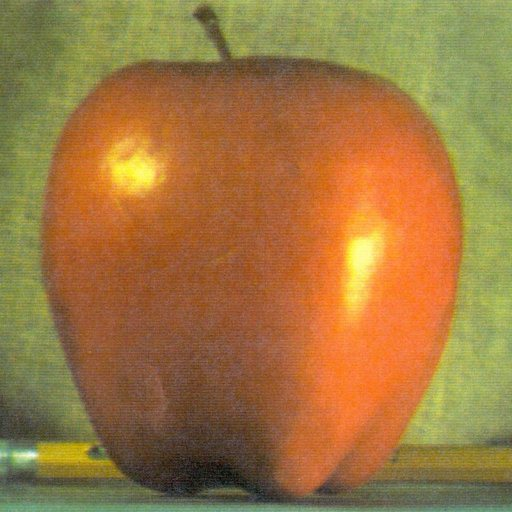
%> input picture fruitBlend/apple.jpg, 512 x 512 px
$ octave blendTwoImages.m   (GNU Octave 9; MATLAB toolbox functions it lacks are replaced by stand-ins)
%> lines starting %> are read from the running program, lines starting %| are printed output that depends on the picture
### fruitBlend/createGaussianPyramid.m
function [ pyramid ] = createGaussianPyramid( image, levels )

pyramid  = cell(levels, 1);
pyramid{1} = image;
for i = 2:levels
    pyramid{i} = impyramid(pyramid{i-1}, 'reduce');
end

end

### fruitBlend/createLaplacianPyramid.m
function [ laplacianPyramid ] = createLaplacianPyramid( gaussianPyramid )
    d = size(gaussianPyramid,1);

    laplacianPyramid  = cell(d, 1);

    for i = 1 : d -1
        oldPyramid = impyramid(gaussianPyramid{i+1}, 'expand');
        sizeCurrent = size(gaussianPyramid{i},1);
        oldPyramid = [oldPyramid , oldPyramid(1:sizeCurrent-1, sizeCurrent-1)];
        oldPyramid = [oldPyramid  ; oldPyramid(sizeCurrent-1, :)];
        laplacianPyramid{i} = gaussianPyramid{i} -  oldPyramid;%imresize(gaussianPyramid{i+1}, 2);
    end
    laplacianPyramid{d} = gaussianPyramid{d};

end

### fruitBlend/blend.m
function [ blendedPyramid ] = blend(lap1, lap2, gaus1 )

    d = size(gaus1,1);

    blendedPyramid  = cell(d, 1);

    for i = 1:d
        normalizedGaus = gaus1{i}./255.0;
        p1 = times(normalizedGaus, lap1{i});
        p2 = times(1 - normalizedGaus, lap2{i});
        blendedPyramid{i} = p1 + p2;
    end

end

### fruitBlend/collapsedPyramid.m
function [ finalImage ] = collapsedPyramid( lap )

    d = size(lap,1);

    for i = 1 : d-1
        index = d - i + 1;
        biggerPIndex = index - 1;
        oldPyramid = impyramid(lap{index}, 'expand');
        sizeCurrent = size(lap{index-1},1);
        oldPyramid = [oldPyramid , oldPyramid(1:sizeCurrent-1, sizeCurrent-1)];
        oldPyramid = [oldPyramid  ; oldPyramid(sizeCurrent-1, :)];
        lap{biggerPIndex} = lap{biggerPIndex} +  oldPyramid;%imresize(gaussianPyramid{i+1}, 2);
    end

    finalImage = lap{1};


end

### fruitBlend/blendTwoImages.m
clear all; clc; close all;

apple =  imread('apple.jpg');
%> apple is the input picture: size 512x512x3 uint8; mean R, G, B 159.1, 119.7, 64.8
orange =  imread('orange.jpg');
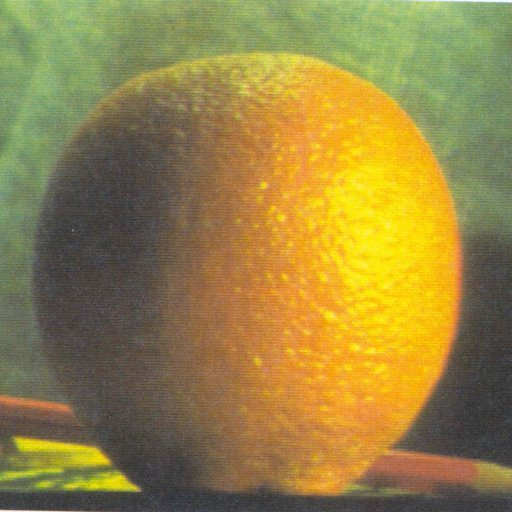
%> input picture fruitBlend/orange.jpg, 512 x 512 px
%> orange is the input picture: size 512x512x3 uint8; mean R, G, B 150.2, 131.8, 69.2

mask = imread('mask512.jpg');
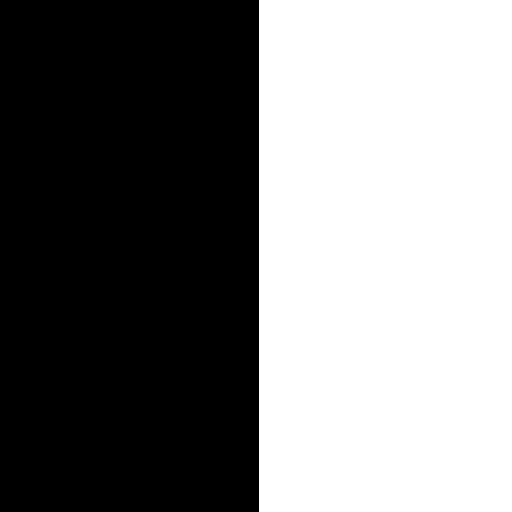
%> input picture fruitBlend/mask512.jpg, 512 x 512 px
%> mask is the input picture: size 512x512x3 uint8; min 0, max 255, mean 126

d = 6;

%RED
redApple = apple(:,:,1);
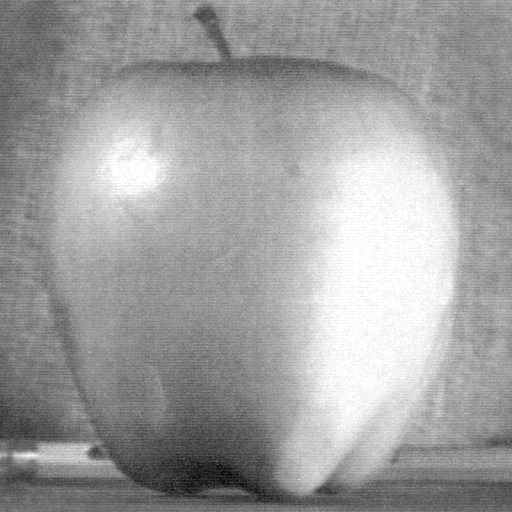
%> redApple: size 512x512 uint8; min 7, max 255, mean 159.1
redAppleGPyramid = createGaussianPyramid(redApple, d);
%> after the loop in createGaussianPyramid, `for i = 2:levels`: pyramid = 6 items
%> redAppleGPyramid = 6 items
[ redAppleLPyramid ] = createLaplacianPyramid( redAppleGPyramid );
%> in createLaplacianPyramid, `d = size(gaussianPyramid,1);`: d = 6
%> in createLaplacianPyramid, `laplacianPyramid  = cell(d, 1);`: laplacianPyramid = {[], [], [], [], [], []}
%> the loop in createLaplacianPyramid, `for i = 1 : d -1` made 5 passes
%> sizeCurrent on passes 1 to 5: 512, 256, 128, 64, 32
%> after the loop in createLaplacianPyramid, `for i = 1 : d -1`: laplacianPyramid = 6 items
%> redAppleLPyramid = 6 items

redOrange = orange(:,:,1);
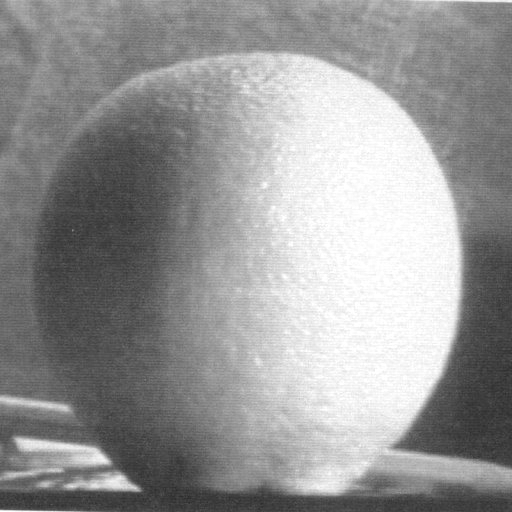
%> redOrange: size 512x512 uint8; min 43, max 255, mean 150.2
redOrangeGPyramid = createGaussianPyramid(redOrange, d);
%> redOrangeGPyramid = 6 items
[ redOrangeLPyramid ] = createLaplacianPyramid( redOrangeGPyramid );
%> the loop in createLaplacianPyramid (call 2), `for i = 1 : d -1` made 5 passes
%> redOrangeLPyramid = 6 items

redMask = mask(:,:,1);
redMaskGPyramid = createGaussianPyramid(redMask, d);
%> redMaskGPyramid = 6 items

[ blendedPyramidR ] = blend(redOrangeLPyramid, redAppleLPyramid, redMaskGPyramid );
%> in blend, `blendedPyramid  = cell(d, 1);`: blendedPyramid = {[], [], [], [], [], []}
%> the loop in blend, `for i = 1:d` made 6 passes
%> after the loop in blend, `for i = 1:d`: blendedPyramid = 6 items
%> blendedPyramidR = 6 items

[ finalImageR ] = collapsedPyramid( blendedPyramidR );
%> the loop in collapsedPyramid, `for i = 1 : d-1` made 5 passes
%> (index, biggerPIndex, sizeCurrent) on passes 1 to 5: (6, 5, 32), (5, 4, 64), (4, 3, 128), (3, 2, 256), (2, 1, 512)

%GREEN
greenApple = apple(:,:,2);
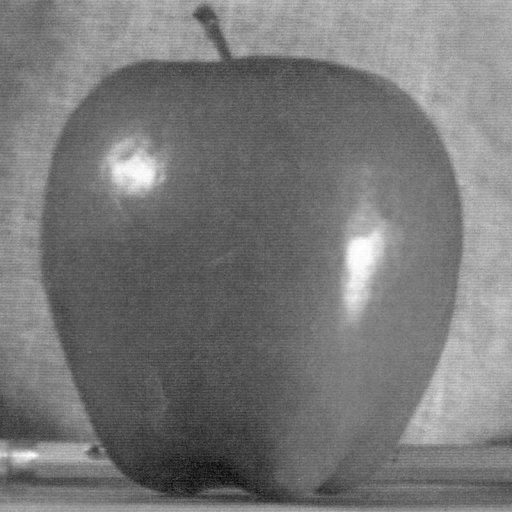
%> greenApple: size 512x512 uint8; min 5, max 255, mean 119.7
greenAppleGPyramid = createGaussianPyramid(greenApple, d);
%> greenAppleGPyramid = 6 items
[ greenAppleLPyramid ] = createLaplacianPyramid( greenAppleGPyramid );
%> greenAppleLPyramid = 6 items

greenOrange = orange(:,:,2);
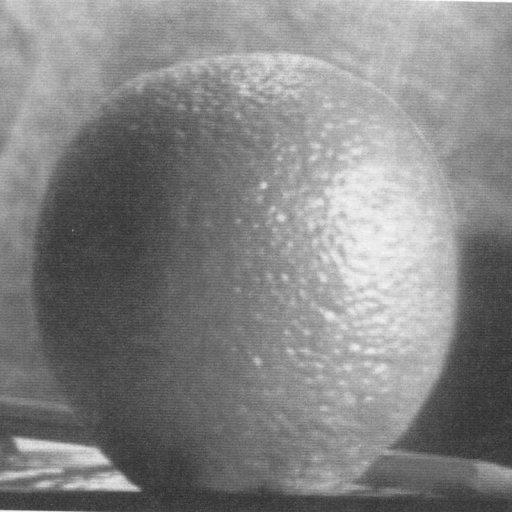
%> greenOrange: size 512x512 uint8; min 43, max 255, mean 131.8
greenOrangeGPyramid = createGaussianPyramid(greenOrange, d);
%> greenOrangeGPyramid = 6 items
[ greenOrangeLPyramid ] = createLaplacianPyramid( greenOrangeGPyramid );
%> greenOrangeLPyramid = 6 items

greenMask = mask(:,:,2);
greenMaskGPyramid = createGaussianPyramid(greenMask, d);
%> greenMaskGPyramid = 6 items

[ blendedPyramidG ] = blend(greenOrangeLPyramid, greenAppleLPyramid, greenMaskGPyramid );
%> the loop in blend (call 2), `for i = 1:d` made 6 passes
%> blendedPyramidG = 6 items

[ finalImageG ] = collapsedPyramid( blendedPyramidG );
%> the loop in collapsedPyramid (call 2), `for i = 1 : d-1` made 5 passes


%BLUE
blueApple = apple(:,:,3);
blueAppleGPyramid = createGaussianPyramid(blueApple, d);
%> blueAppleGPyramid = 6 items
[ blueAppleLPyramid ] = createLaplacianPyramid( blueAppleGPyramid );
%> blueAppleLPyramid = 6 items

blueOrange = orange(:,:,3);
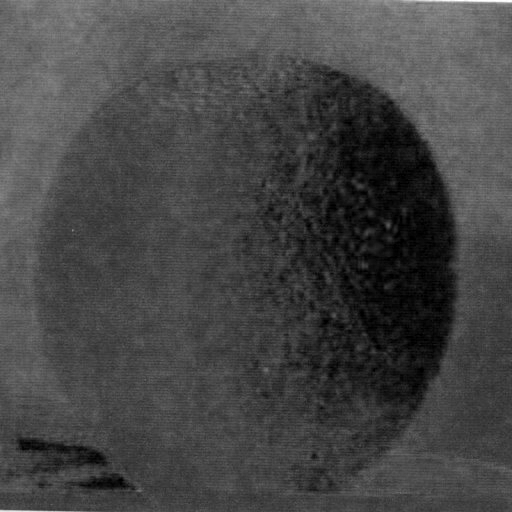
%> blueOrange: size 512x512 uint8; min 0, max 255, mean 69.2
blueOrangeGPyramid = createGaussianPyramid(blueOrange, d);
%> blueOrangeGPyramid = 6 items
[ blueOrangeLPyramid ] = createLaplacianPyramid( blueOrangeGPyramid );
%> blueOrangeLPyramid = 6 items

blueMask = mask(:,:,3);
blueMaskGPyramid = createGaussianPyramid(blueMask, d);
%> blueMaskGPyramid = 6 items

[ blendedPyramidB ] = blend(blueOrangeLPyramid, blueAppleLPyramid, blueMaskGPyramid );
%> blendedPyramidB = 6 items

[ finalImageB ] = collapsedPyramid( blendedPyramidB );

%COMBINE

newImage = cat(3,finalImageR, finalImageG);
newImage = cat(3,newImage, finalImageB);

imshow(newImage);
